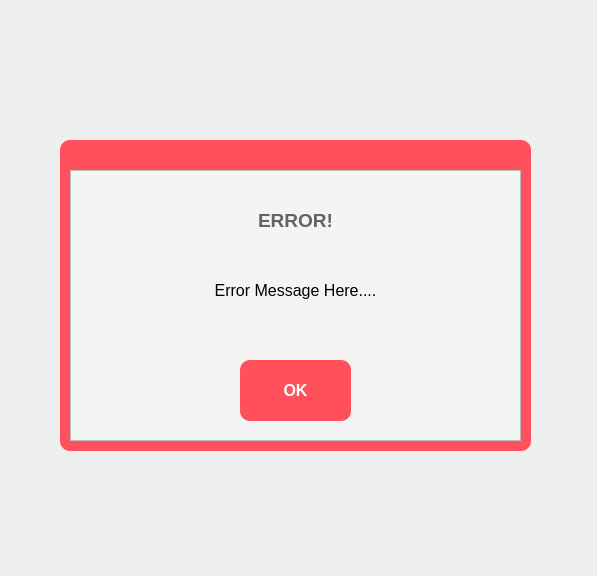
<?xml version="1.0" encoding="UTF-8"?>
<ui version="4.0">
 <class>Dialog</class>
 <widget class="QDialog" name="Dialog">
  <property name="geometry">
   <rect>
    <x>0</x>
    <y>0</y>
    <width>597</width>
    <height>576</height>
   </rect>
  </property>
  <property name="windowTitle">
   <string>Dialog</string>
  </property>
  <property name="styleSheet">
   <string notr="true">#alert_type_label,#alert_changeable_message{
background-color:transparent;
}</string>
  </property>
  <widget class="QFrame" name="alert_colored_frame">
   <property name="geometry">
    <rect>
     <x>60</x>
     <y>140</y>
     <width>471</width>
     <height>311</height>
    </rect>
   </property>
   <property name="styleSheet">
    <string notr="true">#alert_colored_frame{
	background-color: rgb(255, 80, 92);
    border-radius:10px;
}</string>
   </property>
   <property name="frameShape">
    <enum>QFrame::StyledPanel</enum>
   </property>
   <property name="frameShadow">
    <enum>QFrame::Raised</enum>
   </property>
   <widget class="QFrame" name="alert_white_frame">
    <property name="geometry">
     <rect>
      <x>10</x>
      <y>30</y>
      <width>451</width>
      <height>271</height>
     </rect>
    </property>
    <property name="styleSheet">
     <string notr="true">#alert_white_frame{
	background-color: rgb(244, 244, 244);
   
}</string>
    </property>
    <property name="frameShape">
     <enum>QFrame::StyledPanel</enum>
    </property>
    <property name="frameShadow">
     <enum>QFrame::Raised</enum>
    </property>
    <widget class="QLabel" name="alert_type_label">
     <property name="geometry">
      <rect>
       <x>100</x>
       <y>30</y>
       <width>251</width>
       <height>41</height>
      </rect>
     </property>
     <property name="font">
      <font>
       <pointsize>14</pointsize>
       <weight>75</weight>
       <bold>true</bold>
      </font>
     </property>
     <property name="styleSheet">
      <string notr="true">#alert_type_label{
color: rgb(100, 100, 100);
}
</string>
     </property>
     <property name="text">
      <string>ERROR!</string>
     </property>
     <property name="alignment">
      <set>Qt::AlignCenter</set>
     </property>
    </widget>
    <widget class="QPushButton" name="alert_ok_button">
     <property name="geometry">
      <rect>
       <x>170</x>
       <y>190</y>
       <width>111</width>
       <height>61</height>
      </rect>
     </property>
     <property name="font">
      <font>
       <pointsize>12</pointsize>
       <weight>75</weight>
       <bold>true</bold>
      </font>
     </property>
     <property name="styleSheet">
      <string notr="true">#alert_ok_button{
border:none;
	background-color: rgb(255, 80, 92);
border-radius:10px;
color:#fff;
}
#alert_ok_button:pressed{
	background-color:rgb(255, 101, 124);
}
#alert_ok_button:hover{
	background-color: rgba(255, 80, 92, 190);
}</string>
     </property>
     <property name="text">
      <string>OK</string>
     </property>
    </widget>
    <widget class="QLabel" name="alert_changeable_message">
     <property name="geometry">
      <rect>
       <x>10</x>
       <y>70</y>
       <width>431</width>
       <height>101</height>
      </rect>
     </property>
     <property name="font">
      <font>
       <family>Segoe UI</family>
       <pointsize>12</pointsize>
      </font>
     </property>
     <property name="text">
      <string>Error Message Here....</string>
     </property>
     <property name="alignment">
      <set>Qt::AlignCenter</set>
     </property>
    </widget>
   </widget>
  </widget>
  <widget class="QLabel" name="alert_icon">
   <property name="geometry">
    <rect>
     <x>240</x>
     <y>90</y>
     <width>100</width>
     <height>100</height>
    </rect>
   </property>
   <property name="minimumSize">
    <size>
     <width>100</width>
     <height>100</height>
    </size>
   </property>
   <property name="text">
    <string/>
   </property>
   <property name="pixmap">
    <pixmap resource="resources.qrc">:/icons/icons/pngwing.com.png</pixmap>
   </property>
   <property name="scaledContents">
    <bool>true</bool>
   </property>
  </widget>
 </widget>
 <resources>
  <include location="resources.qrc"/>
 </resources>
 <connections/>
</ui>
